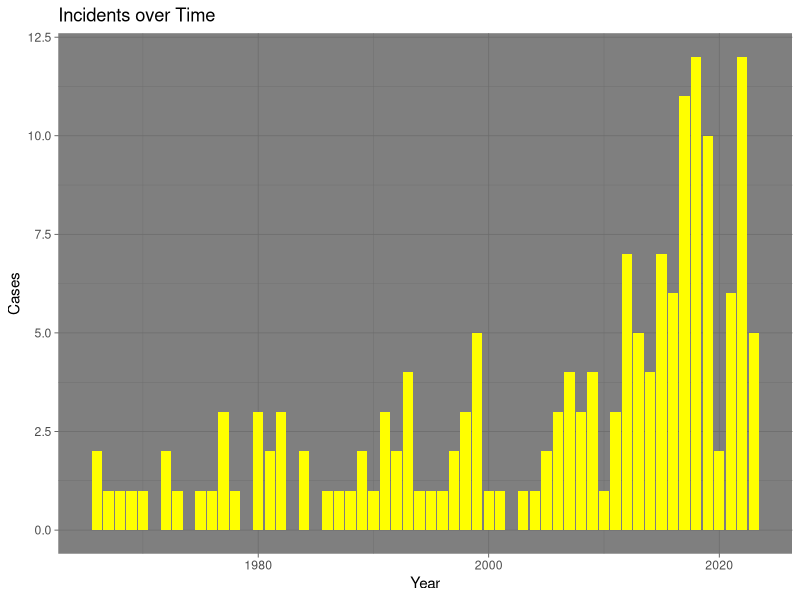
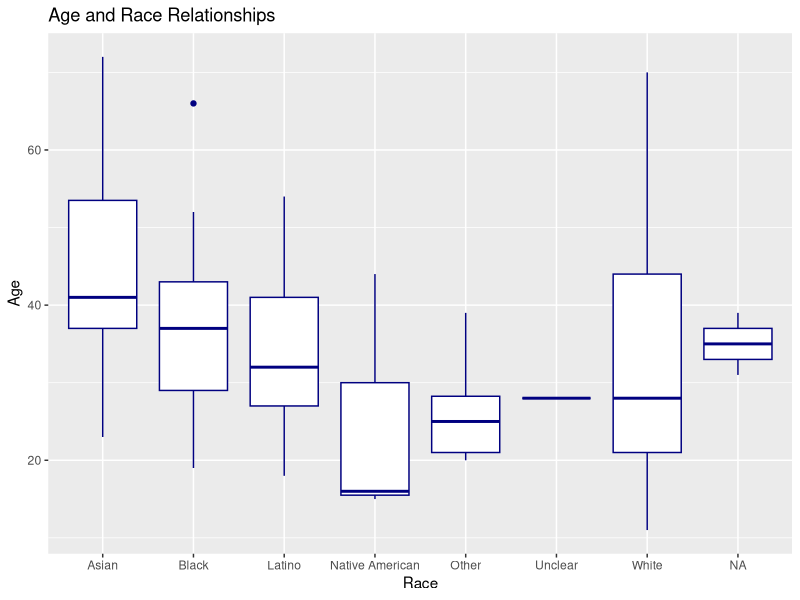
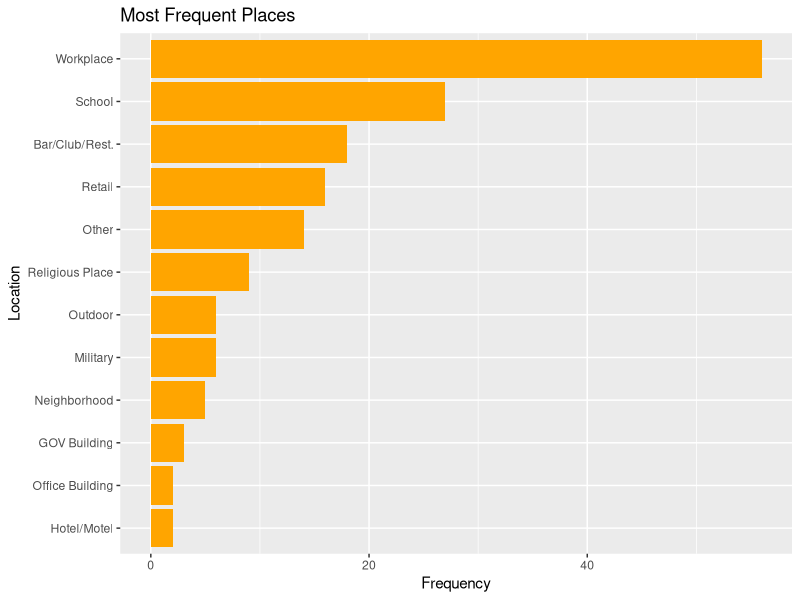
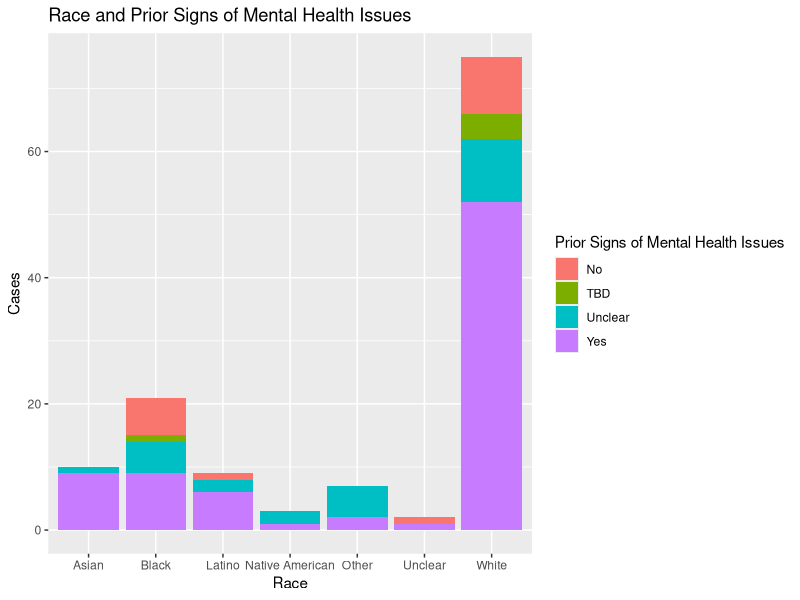
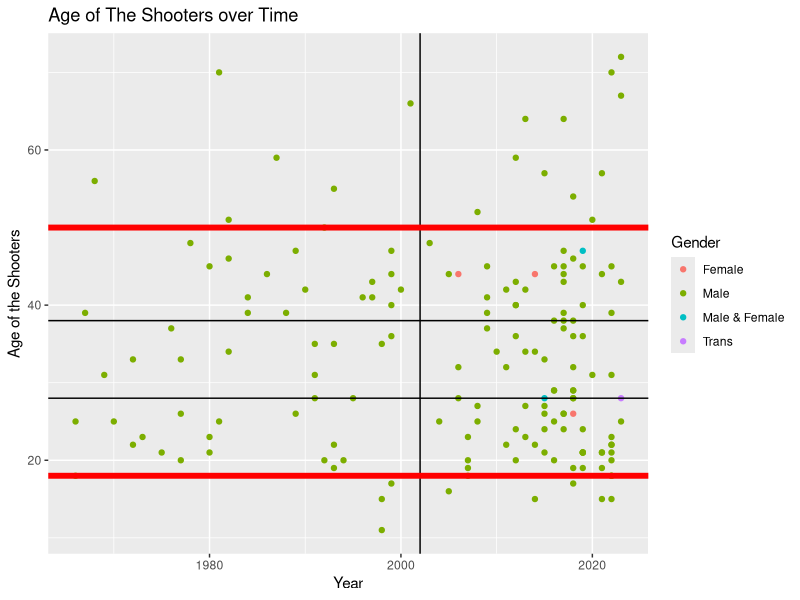
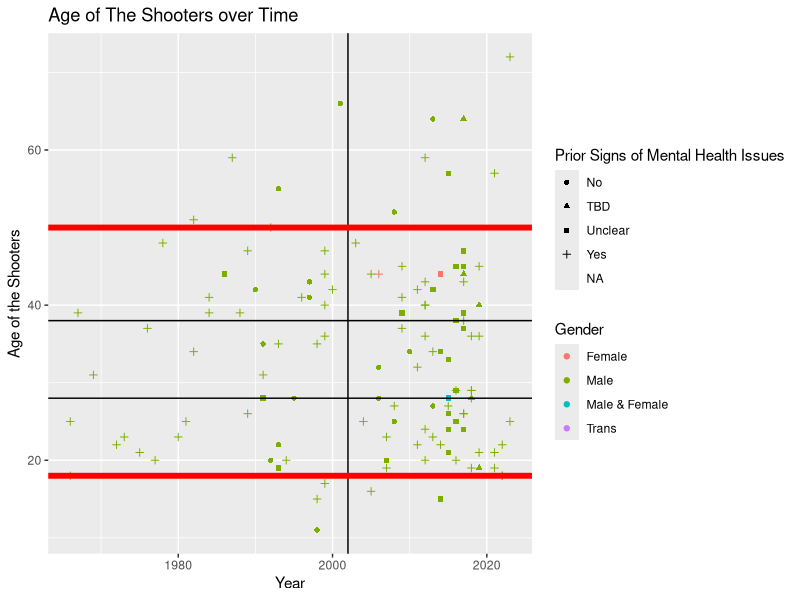
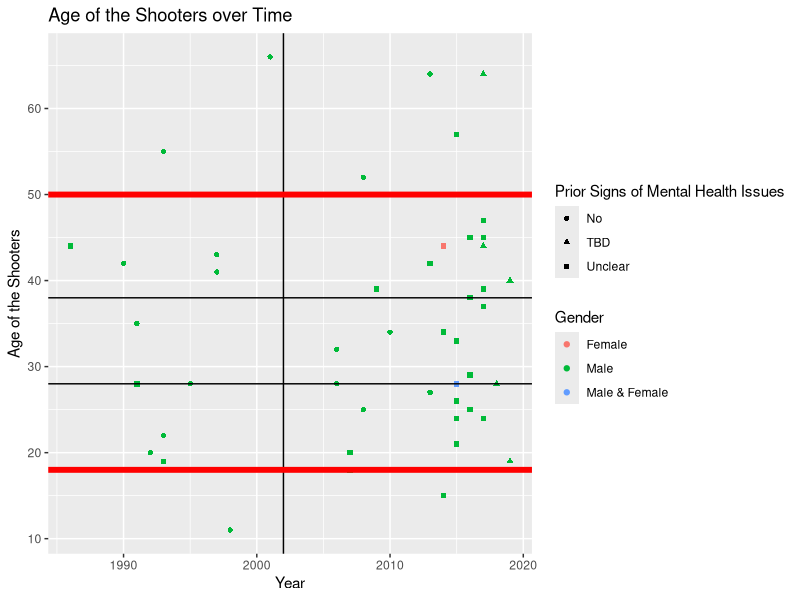
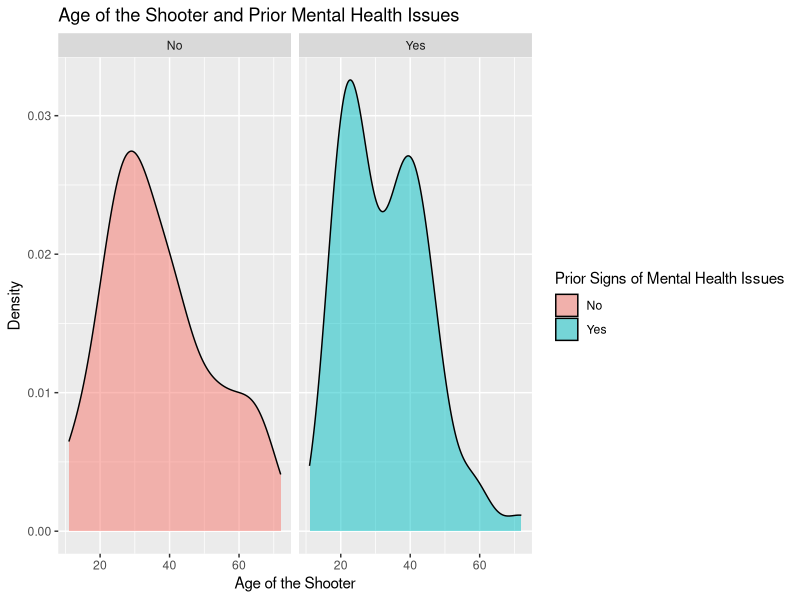

These charts were generated, in order, by the following R code: (Note: this script raises an error after producing the figures.)
## ---- chunk 1
knitr::opts_chunk$set(echo = TRUE)
## ---- chunk 2
my_data <- read.csv('Mother Jones - Mass Shootings Database, 1982 - 2023 - Sheet1.csv', na.strings = "-")
my_data2 <- read.csv('Violence Project Mass Shooter Database - Version 6.1 - Full Database.csv', na.strings = "-")
## ---- chunk 3
#install.packages(tidyverse)
library(dplyr)
library(tidyverse)
library(stringr)
## ---- chunk 4
glimpse(my_data)

## ---- chunk 5
#install.packages(tidyverse)
library(dplyr)
library(tidyverse)
## ---- chunk 6
# Assign the variables to the data type of my choice. 
 my_data$age_of_shooter <- as.integer(my_data$age_of_shooter)
 my_data$fatalities <- as.integer(my_data$fatalities)
 my_data$injured <- as.integer(my_data$injured)
 my_data$total_victims <- as.integer(my_data$total_victims)
 my_data$latitude <- as.numeric(my_data$latitude)
 my_data$longitude <- as.numeric(my_data$longitude)
## ---- chunk 7
# remove newline 
my_data$location <- str_replace_all(my_data$location,'[\r\n]','')
my_data$race <- str_replace_all(my_data$race,'[\r\n]','')


# replace a string by another one
my_data$location[my_data$location == 'religious' | my_data$location == 'Religious'] <- 'Religious Place'
my_data$location[my_data$location == 'workplace'] <- 'Workplace'

my_data$race[my_data$race == 'unclear'] <- 'Unclear'
my_data$race[my_data$race == 'black'] <- 'Black'
my_data$race[my_data$race == 'white'] <- 'White'

my_data$gender[2] <- 'Trans'
my_data$gender[my_data$gender == 'M'] <- 'Male'
my_data$gender[my_data$gender == 'F'] <- 'Female'


## ---- chunk 8
hp <- my_data %>% 
  group_by(year) %>%
  summarize(Cases = n()) %>% 
  arrange(desc(.)) %>% 
  mutate(Percentage = 100 * Cases/sum(Cases))

## ---- chunk 9

hp %>% ggplot(aes(x=year, y = Cases)) +
  geom_histogram(stat = 'identity', fill = 'yellow') +
  theme_dark() +
  labs(title = 'Incidents over Time',
       x = 'Year',
       y = 'Cases')

## ---- chunk 10
my_data %>% 
  select(age_of_shooter, fatalities, injured, total_victims) %>% 
  summary()
## ---- chunk 11
my_data %>%
  filter(total_victims == 604) %>% 
  select(Case = case,Fatality =  fatalities, Injured = injured, Victims = total_victims, City = city, State = state, Date = date, Age = age_of_shooter, Race = race, Gender = gender, Weapons = weapon_type)
## ---- chunk 12
my_data %>% 
  filter(age_of_shooter == '11' | age_of_shooter == '72') %>% 
  select(Case = case, Age = age_of_shooter, Fatality =  fatalities, Injured = injured, Victims = total_victims, City = city, State = state, Date = date, Race = race, Gender = gender, Weapons = weapon_type)
## ---- chunk 13
my_data %>%
  group_by(race) %>% 
  summarise(Total = n()) %>% 
  arrange(desc(Total)) %>% 
  mutate(Ratio = 100 * Total/sum(Total))
## ---- chunk 14
my_data %>% 
  group_by(race) %>% 
  filter(year < 2002) %>% 
  summarise(Count = n()) %>% 
  arrange(desc(Count)) %>% 
  mutate(Ratio = 100 * Count/sum(Count))
## ---- chunk 15
my_data %>% 
  group_by(race) %>% 
  filter(year > 2002) %>% 
  summarise(Count = n()) %>% 
  arrange(desc(Count)) %>% 
  mutate(Ratio = 100 * Count/sum(Count))
## ---- chunk 16
my_data %>% 
  ggplot(aes(x = race, y = age_of_shooter)) + 
  geom_boxplot(color = 'navy') +
  labs(title = 'Age and Race Relationships',
       x = 'Race', 
       y = 'Age')
           
## ---- chunk 17
my_data %>% 
  group_by(location) %>% 
  summarise(Count = n()) %>%
  mutate(Percentage = 100 * Count/sum(Count)) %>% 
  ggplot(aes(x = reorder(location, Count), y = Count )) + 
  geom_bar(stat = 'identity', fill = 'Orange') + 
  coord_flip() +
  labs(title = 'Most Frequent Places',
          x = 'Location',
          y = 'Frequency')
## ---- chunk 18
my_data %>% 
  group_by(weapon_type) %>% 
  summarize(Count = n()) %>% 
  arrange(desc(Count)) %>%
  mutate(Percentage = 100 * Count/sum(Count)) %>%
  select(weapon_type, Percentage, everything()) %>% 
  filter(Count > 2) %>% 
  rename('Weapon Types' = 'weapon_type')
## ---- chunk 19
p <- my_data %>%
  filter(!race == '-') %>%
  filter(!prior_signs_mental_health_issues == '-') %>%
  ggplot(aes(x = race, fill = prior_signs_mental_health_issues))
p + geom_histogram(stat = 'count', position = 'stack') +
  labs(title = 'Race and Prior Signs of Mental Health Issues',
       x = 'Race',
       y = 'Cases',
       fill = 'Prior Signs of Mental Health Issues')

## ---- chunk 20
p <- my_data %>%
  ggplot(aes(x = year, y = age_of_shooter, color = gender))
p + geom_point() + labs(title = 'Age of The Shooters over Time',
                        x = 'Year',
                        y = 'Age of the Shooters',
                        color ='Gender',
                        shape = 'Prior Signs of Mental Health Issues') +
  geom_vline(xintercept = 2002) +
  geom_hline(yintercept = 18, size = 2, color = 'Red') +
  geom_hline(yintercept = 28) +
  geom_hline(yintercept = 38) +
  geom_hline(yintercept = 50, size = 2, color = 'Red')
## ---- chunk 21
p <- my_data %>%
  ggplot(aes(x = year, y = age_of_shooter, color = gender, shape = prior_signs_mental_health_issues))
p + geom_point() + labs(title = 'Age of The Shooters over Time',
                        x = 'Year',
                        y = 'Age of the Shooters',
                        color ='Gender',
                        shape = 'Prior Signs of Mental Health Issues') +
  geom_vline(xintercept = 2002) +
  geom_hline(yintercept = 18, size = 2, color = 'Red') +
  geom_hline(yintercept = 28) +
  geom_hline(yintercept = 38) +
  geom_hline(yintercept = 50, size = 2, color = 'Red')
## ---- chunk 22
p <- my_data %>%
  filter(!prior_signs_mental_health_issues == "Yes") %>% 
  ggplot(aes(x = year, y = age_of_shooter, color = gender, shape = prior_signs_mental_health_issues))
p + geom_point() + labs(title = 'Age of the Shooters over Time',
                        x = 'Year',
                        y = 'Age of the Shooters',
                        color ='Gender',
                        shape = 'Prior Signs of Mental Health Issues') +
  geom_vline(xintercept = 2002) +
  geom_hline(yintercept = 18, size = 2, color = 'Red') +
  geom_hline(yintercept = 28) +
  geom_hline(yintercept = 38) +
  geom_hline(yintercept = 50, size = 2, color = 'Red')

## ---- chunk 23
my_data %>%
  filter(prior_signs_mental_health_issues == "Yes") %>% 
  group_by(year) %>%
  nrow()
## ---- chunk 24
my_data %>% 
  filter(weapons_obtained_legally == "No") %>% 
  group_by(year) %>% 
  nrow()
## ---- chunk 25
p <- my_data %>%
  filter(!race == '-') %>%
  filter(!prior_signs_mental_health_issues == '-') %>%
  filter(!prior_signs_mental_health_issues == 'TBD') %>% 
  filter(!prior_signs_mental_health_issues == 'Unclear') %>% 
  ggplot(aes(x = age_of_shooter, fill = prior_signs_mental_health_issues))
p + geom_density(alpha = .5) +
  facet_wrap(~ prior_signs_mental_health_issues) +
  labs(title = 'Age of the Shooter and Prior Mental Health Issues',
       x = 'Age of the Shooter',
       y = 'Density',
       fill = 'Prior Signs of Mental Health Issues')
## ---- chunk 26
my_data %>%
  filter(!gender == 'Trans') %>% 
  filter(!gender == 'Male & Female') %>% 
  ggplot(aes(x = age_of_shooter, fill = gender)) + geom_density(alpha = 0.5) +
  facet_wrap(~gender)+
  labs(title = 'Gender and Age of the Shooter',
       x = 'Age of the Shooter',
       y = 'Density',
       fill = 'Gender')
## ---- chunk 27
my_data %>%
  group_by(gender) %>% 
  summarise(Count = n()) %>% 
  mutate(Percentage = 100 * Count/sum(Count)) %>% 
  arrange(desc(Percentage))
## ---- chunk 28
my_data_notHInAL <- my_data %>% 
  filter(!state %in% c('HI','AK'))
## ---- chunk 29
library(maps)
states_map <- map_data("state") ## this gives us the lat and long for each point of each state.
  
map_plot <-  ggplot(states_map, aes(long, lat)) +
  geom_polygon(aes(group = group), fill = 'white', color = 'grey60') +
  geom_point(data = my_data_notHInAL, 
             aes(x = longitude, y = latitude, 
                 size = total_victims, color = 'Orange')) +
 coord_map('albers', lat0 = 45.5, lat1 = 29.5) +
  labs(title = 'Geography Location of the Incidents',
       x = NULL,
       y = NULL,
       size = 'Total Victims',
       color = NULL)
  
map_plot
## ---- chunk 30
my_data %>% 
  group_by(state) %>% 
  summarize(Cases = n()) %>% 
  arrange(desc(Cases)) %>% 
  mutate(Percentage = 100 * Cases/sum(Cases))
## ---- chunk 31
bp <- my_data %>% 
  group_by(day_of_week) %>% 
  summarise(Count = n()) %>% 
  arrange(desc(Count)) %>% 
  mutate(Percentage = 100 * Count/sum(Count))

my_data %>% 
  group_by(day_of_week) %>% 
  summarise(Count = n()) %>% 
  arrange(desc(Count)) %>% 
  mutate(Percentage = 100 * Count/sum(Count))
## ---- chunk 32
bp %>% ggplot(aes(x = reorder(day_of_week, Percentage), y = Percentage)) +
  geom_bar(stat = 'identity', fill = 'Purple') +
  labs(title = "Mass Shooting's Chance in a Particular Day of the Week",
       x = 'Day of the Week',
       y = 'Frequency (by Percentage)')
  
## ---- chunk 33
my_data %>% 
  select(day_of_week,fatalities) %>% 
  group_by(day_of_week) %>% 
  summarise(Total_Fatalities = sum(fatalities)) %>% 
  arrange(desc(Total_Fatalities)) %>% 
  ggplot(aes(x=reorder(day_of_week, Total_Fatalities), y = Total_Fatalities)) + 
  geom_bar(stat = 'identity', fill = 'Purple') +
  labs(title = 'Deadliest Day of the Week by Mass Shooting',
       x = 'Day of the Week',
       y = 'Total Fatalities')

